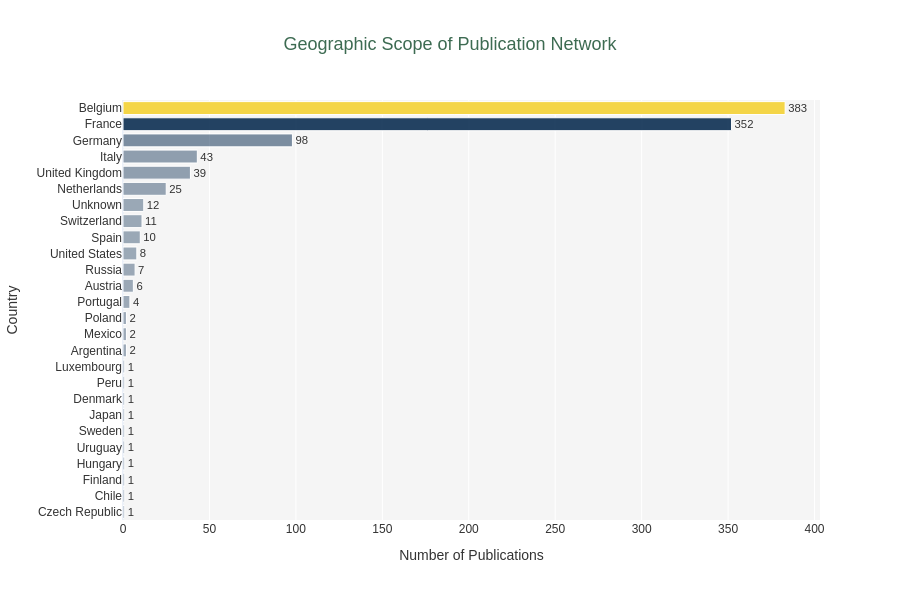

Notebook code for this chart:
### Markdown cell above
---
# CHART 3: Country Distribution (Horizontal Bar Chart)

### Code cell
# Prepare data: count books by country
country_dist = df_country['country_name'].value_counts().reset_index()
country_dist.columns = ['country_name', 'count']
country_dist = country_dist.sort_values('count', ascending=True)

# Create color gradient
normalized_counts = (country_dist['count'] - country_dist['count'].min()) / (country_dist['count'].max() - country_dist['count'].min())
bar_colors = [f'rgba(26, 58, 92, {0.4 + 0.6 * val})' for val in normalized_counts]  # Navy blue gradient

# Highlight max value with yellow
max_idx = country_dist['count'].idxmax()
bar_colors[country_dist.index.get_loc(max_idx)] = colors['bright_yellow']

# Create horizontal bar chart
fig_country = go.Figure(data=[go.Bar(
    y=country_dist['country_name'],
    x=country_dist['count'],
    orientation='h',
    marker=dict(color=bar_colors, line=dict(color=colors['white'], width=1)),
    text=country_dist['count'],
    textposition='outside',
    textfont=dict(size=14, color=colors['dark_gray'], family=font_family),
    hovertemplate='<b>%{y}</b><br>Publications: %{x}<extra></extra>'
)])

fig_country.update_layout(
    title={
        'text': 'Geographic Scope of Publication Network',
        'font': {'size': title_font_size, 'color': colors['dark_green'], 'family': font_family},
        'x': 0.5,
        'xanchor': 'center'
    },
    xaxis_title='Number of Publications',
    yaxis_title='Country',
    template='plotly_white',
    paper_bgcolor=colors['white'],
    plot_bgcolor=colors['light_gray'],
    height=600,
    hovermode='y',
    xaxis=dict(showgrid=True, gridwidth=1, gridcolor=colors['white'], fixedrange=True),
    yaxis=dict(fixedrange=True),
    font=dict(size=label_font_size, color=colors['dark_gray'], family=font_family),
    showlegend=False
)

# Export
output_path = f'{output_dir}country_distribution.html'
fig_country.write_html(output_path, config={'responsive': True, 'displayModeBar': True})
print(f"✓ Exported: {output_path}")
fig_country.show()

### Figure 1 — Plotly figure (JSON) as saved in the notebook; plotly's stock layout.template omitted (floating-point values rounded to 4 significant figures)
{"data": [{"hovertemplate": "<b>%{y}</b><br>Publications: %{x}<extra></extra>", "marker": {"color": ["rgba(26, 58, 92, 0.4)", "rgba(26, 58, 92, 0.4)", "rgba(26, 58, 92, 0.4)", "rgba(26, 58, 92, 0.4)", "rgba(26, 58, 92, 0.4)", "rgba(26, 58, 92, 0.4)", "rgba(26, 58, 92, 0.4)", "rgba(26, 58, 92, 0.4)", "rgba(26, 58, 92, 0.4)", "rgba(26, 58, 92, 0.4)", "rgba(26, 58, 92, 0.4015706806282723)", "rgba(26, 58, 92, 0.4015706806282723)", "rgba(26, 58, 92, 0.4015706806282723)", "rgba(26, 58, 92, 0.4047120418848168)", "rgba(26, 58, 92, 0.40785340314136126)", "rgba(26, 58, 92, 0.4094240837696335)", "rgba(26, 58, 92, 0.4109947643979058)", "rgba(26, 58, 92, 0.4141361256544503)", "rgba(26, 58, 92, 0.41570680628272255)", "rgba(26, 58, 92, 0.4172774869109948)", "rgba(26, 58, 92, 0.43769633507853406)", "rgba(26, 58, 92, 0.45968586387434557)", "rgba(26, 58, 92, 0.46596858638743455)", "rgba(26, 58, 92, 0.5523560209424084)", "rgba(26, 58, 92, 0.9513089005235602)", "#F4D547"], "line": {"color": "#FFFFFF", "width": 1}}, "orientation": "h", "text": [1, 1, 1, 1, 1, 1, 1, 1, 1, 1, 2, 2, 2, 4, 6, 7, 8, 10, 11, 12, 25, 39, 43, 98, 352, 383], "textfont": {"color": "#333333", "family": "Arial, sans-serif", "size": 14}, "textposition": "outside", "type": "bar", "x": [1, 1, 1, 1, 1, 1, 1, 1, 1, 1, 2, 2, 2, 4, 6, 7, 8, 10, 11, 12, 25, 39, 43, 98, 352, 383], "y": ["Czech Republic", "Chile", "Finland", "Hungary", "Uruguay", "Sweden", "Japan", "Denmark", "Peru", "Luxembourg", "Argentina", "Mexico", "Poland", "Portugal", "Austria", "Russia", "United States", "Spain", "Switzerland", "Unknown", "Netherlands", "United Kingdom", "Italy", "Germany", "France", "Belgium"]}], "layout": {"font": {"color": "#333333", "family": "Arial, sans-serif", "size": 12}, "height": 600, "hovermode": "y", "paper_bgcolor": "#FFFFFF", "plot_bgcolor": "#F5F5F5", "showlegend": false, "title": {"font": {"color": "#3D6B52", "family": "Arial, sans-serif", "size": 18}, "text": "Geographic Scope of Publication Network", "x": 0.5, "xanchor": "center"}, "xaxis": {"fixedrange": true, "gridcolor": "#FFFFFF", "gridwidth": 1, "showgrid": true, "title": {"text": "Number of Publications"}}, "yaxis": {"fixedrange": true, "title": {"text": "Country"}}}}
